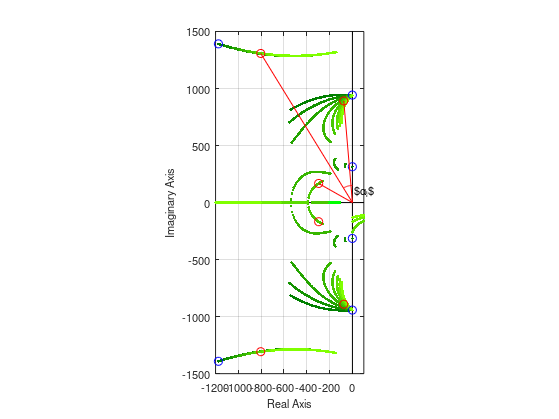

Write MATLAB code to recreate this figure.
close all
clear

% figure options
myFontSize = 8;
myLineWidth = 2;
%figSize = [530    55   360   480];
figSize = [530    55   360   400];

FB=input('Store as eps file (y/N)?: ','s');

% transfer function
L    =  85e-6;   % [H]
Ccap = 275e-6;   % [F]
R    = 0.010;    % [ohm]

% G = b/(s^2 + a*s + b)
b = 10463/(Ccap*10000*L);
a = (3259 + 10000*R)/(10000*L);

% harmonics
w1 = 2*pi*50;
w3 = 3*w1;

% -----------------------------------------------------
% least squares fitting over grid

L = 0;      % lower bound of gains
U = 1000;   % upper bound of gains

h1 = 125; % step size dimension 1
h2 = 10;  % step size dimension 2
nPoints  = ((U-L)/h1);
nPoints2 = ((U-L)/h2);
AllRoots = zeros(nPoints, nPoints2, 6);

% enumerate the boxes
LV  = L:h1:U-h1; % vector of gains
LV2 = L:h2:U-h2; % vector of gains
figure(1), grid on
set(gcf,'outerposition', figSize, 'PaperPositionMode', 'auto')

% plot axes
plot([0, 0], [-2500, 2500], 'k'), hold on
plot([-2500, 500], [0, 0], 'k')

for kkk1 = 1:length(LV)
    for kkk2 = 1:length(LV2)
        
        L1 = LV(kkk1);
        L3 = LV2(kkk2);
        
        % coefficients of denominator polynomial
        den = [1 ;
            a ;
            (w1^2 + w3^2 + b);
            (a*w1^2 + a*w3^2 + L1*b + L3*b);
            (w1^2*w3^2 + b*w1^2 + b*w3^2);
            (a*w1^2*w3^2 + L3*b*w1^2 + L1*b*w3^2) ;
            b*w1^2*w3^2];
        
        rot = roots(den);
        
        % shift one pole pair closer to origin to have better view
        rot(1) = rot(1) + 800 - 5000i;
        rot(2) = rot(2) + 800 + 5000i;
        
        AllRoots( kkk1, kkk2, : ) = rot; 
    end
end

%AllRoots = complex(AllRoots);
plot(reshape(AllRoots, [6*nPoints*nPoints2, 1]), 'g.'), hold on, grid on

for ii = 1: nPoints
    for kk = 1:6
        plot(AllRoots(ii,:,kk), '.', 'color', [0+(ii-1)/(nPoints-1)*0.5, 0.5+(ii-1)/(nPoints-1)*0.5, 0])
    end
end


%%% Plot blue circles for small PR gains %%%%%%%%%%%%%%%%%%%%%%%%%%%%%%%%%%
L1 = 1;
L3 = 1;

den = [1 ;
    a ;
    (w1^2 + w3^2 + b);
    (a*w1^2 + a*w3^2 + L1*b + L3*b);
    (w1^2*w3^2 + b*w1^2 + b*w3^2);
    (a*w1^2*w3^2 + L3*b*w1^2 + L1*b*w3^2) ;
    b*w1^2*w3^2];

rot = roots(den);
rot(1) = rot(1) + 800 - 5000i;
rot(2) = rot(2) + 800 + 5000i;
plot(rot, 'bo')

p11 = [real(rot(1)) imag(rot(1))];                         % First Point
p21 = [real(rot(3)) imag(rot(3))];
p31 = [real(rot(5)) imag(rot(5))];


%%% Plot red circles for larger PR gains %%%%%%%%%%%%%%%%%%%%%%%%%%%%%%%%%%
L1 = 500;
L3 = 200;

den = [1 ;
    a ;
    (w1^2 + w3^2 + b);
    (a*w1^2 + a*w3^2 + L1*b + L3*b);
    (w1^2*w3^2 + b*w1^2 + b*w3^2);
    (a*w1^2*w3^2 + L3*b*w1^2 + L1*b*w3^2) ;
    b*w1^2*w3^2];

rot = roots(den);
rot(1) = rot(1) + 800 - 5000i;
rot(2) = rot(2) + 800 + 5000i;
plot(rot, 'ro')

% plot connection to zero
plot([0,real(rot(1))], [0,imag(rot(1))], 'r')
plot([0,real(rot(3))], [0,imag(rot(3))], 'r')
axis([-1200, 100, -1500, 1500])
axis equal

%%% Plot connection between small and larger gain points %%%%%%%%%%%%%%%%%%
% p12 = [real(rot(1)) imag(rot(1))];
% p22 = [real(rot(3)) imag(rot(3))];
% p32 = [real(rot(5)) imag(rot(5))];

% dp1 = p12-p11;                         % Difference
% dp2 = p22-p21;
% dp3 = p32-p31;

% quiver(p11(1),p11(2),dp1(1),dp1(2),0, 'MaxHeadSize',0.5)
% quiver(p21(1),p21(2),dp2(1),dp2(2),0, 'MaxHeadSize',0.5)
% quiver(p31(1),p31(2),dp3(1),dp3(2),0, 'MaxHeadSize',0.5)


plot([0, real(rot(5))], [0, imag(rot(5))], 'r')
txt = '$\alpha_i$';
text(20, 100, txt, 'FontSize', myFontSize)

alpha = atan(-real(rot(1))/imag(rot(1)));
thvec = 0:0.01:alpha;
V1 = 150*cos(thvec + pi/2);
V2 = 150*sin(thvec + pi/2);
plot(V1, V2, 'r')

xlabel('Real Axis')
ylabel('Imaginary Axis')
set(gca,'FontSize', myFontSize);
set(findall(gcf, '-property', 'FontSize'), 'FontSize', myFontSize)


if (FB=='y' | FB=='Y')
    matlabfrag('root_locus_2D')
    movefile('root_locus_2D.*', '../fig', 'f')
end



